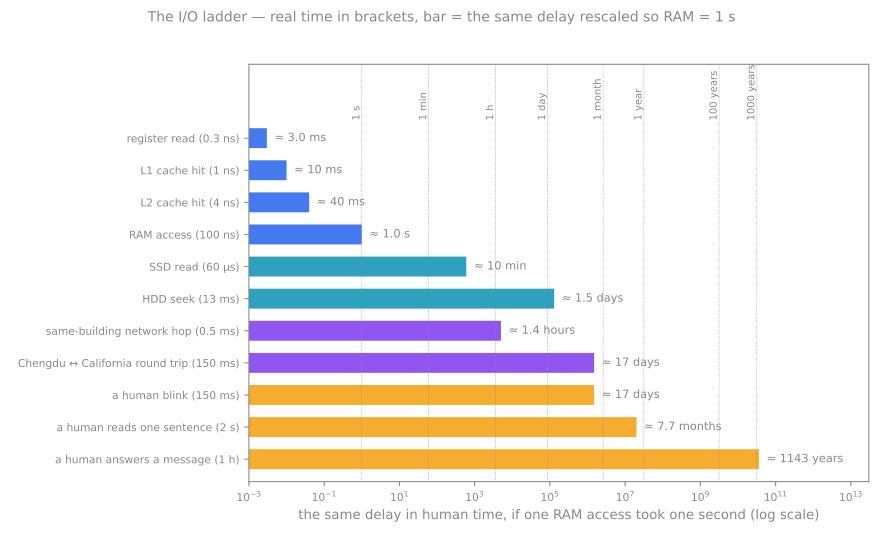

Generate this figure with Python:
"""Every latency on the ladder, rescaled so that one RAM access (100 ns) = one second of human time.
The point: the slow step is never the arithmetic; it is moving data — and the human rungs sit on the
same ladder, years above the disk.  Regenerate: python3 true-io-bound-ladder.py"""
import matplotlib
matplotlib.use("Agg")
import matplotlib.pyplot as plt

RAM = 100e-9                                   # the unit: one RAM access = 1 s
rows = [  # (label, real seconds, colour)
    ("register read (0.3 ns)",            0.3e-9, "#2563eb"),
    ("L1 cache hit (1 ns)",               1e-9,   "#2563eb"),
    ("L2 cache hit (4 ns)",               4e-9,   "#2563eb"),
    ("RAM access (100 ns)",               100e-9, "#2563eb"),
    ("SSD read (60 µs)",                  60e-6,  "#0891b2"),
    ("HDD seek (13 ms)",                  13e-3,  "#0891b2"),
    ("same-building network hop (0.5 ms)",0.5e-3, "#7c3aed"),
    ("Chengdu ↔ California round trip (150 ms)", 0.15, "#7c3aed"),
    ("a human blink (150 ms)",            0.15,   "#f59e0b"),
    ("a human reads one sentence (2 s)",  2.0,    "#f59e0b"),
    ("a human answers a message (1 h)",   3600.0, "#f59e0b"),
]
GREY = "#888888"
fig, ax = plt.subplots(figsize=(9.2, 5.6)); fig.patch.set_alpha(0); ax.set_facecolor("none")
ys = list(range(len(rows)))[::-1]
def human(sec):
    for unit, div in [("years", 3.15e7), ("months", 2.6e6), ("days", 86400), ("hours", 3600), ("min", 60), ("s", 1), ("ms", 1e-3)]:
        if sec >= div:
            v = sec / div
            return f"{v:.0f} {unit}" if v >= 10 else f"{v:.1f} {unit}"
for y, (label, t, col) in zip(ys, rows):
    h = t / RAM
    ax.barh(y, h, color=col, alpha=0.85, height=0.62)
    ax.text(h * 1.6, y, "≈ " + human(h), va="center", fontsize=8.5, color=GREY)
ax.set_yticks(ys); ax.set_yticklabels([r[0] for r in rows], fontsize=9, color=GREY)
ax.set_xscale("log"); ax.set_xlim(1e-3, 3e13)
marks = [(1, "1 s"), (60, "1 min"), (3600, "1 h"), (86400, "1 day"), (2.6e6, "1 month"),
         (3.15e7, "1 year"), (3.15e9, "100 years"), (3.15e10, "1000 years")]
for x, t in marks:
    ax.axvline(x, color=GREY, lw=0.5, ls=":")
    ax.text(x, len(rows) - 0.45, t, rotation=90, fontsize=7.5, color=GREY, va="bottom", ha="right")
ax.set_ylim(-0.7, len(rows) + 1.3)
ax.set_xlabel("the same delay in human time, if one RAM access took one second (log scale)", color=GREY)
for s in ax.spines.values(): s.set_color(GREY)
ax.tick_params(colors=GREY, labelsize=8)
fig.suptitle("The I/O ladder — real time in brackets, bar = the same delay rescaled so RAM = 1 s", color=GREY, fontsize=10.5)
fig.tight_layout(rect=(0, 0, 1, 0.96)); fig.savefig("true-io-bound-ladder.svg", transparent=True)
for label, t, _ in rows:
    print(f"{label:44s} {t/RAM:12.3g} human-seconds")
